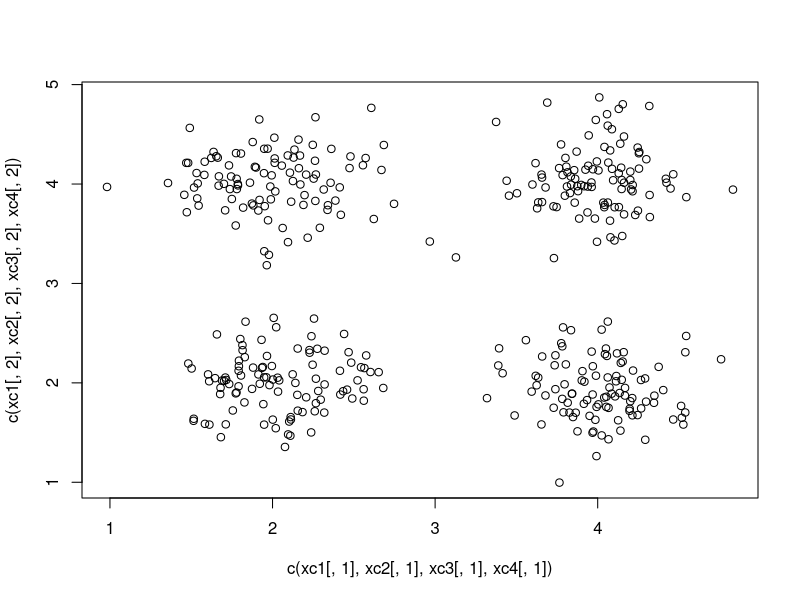
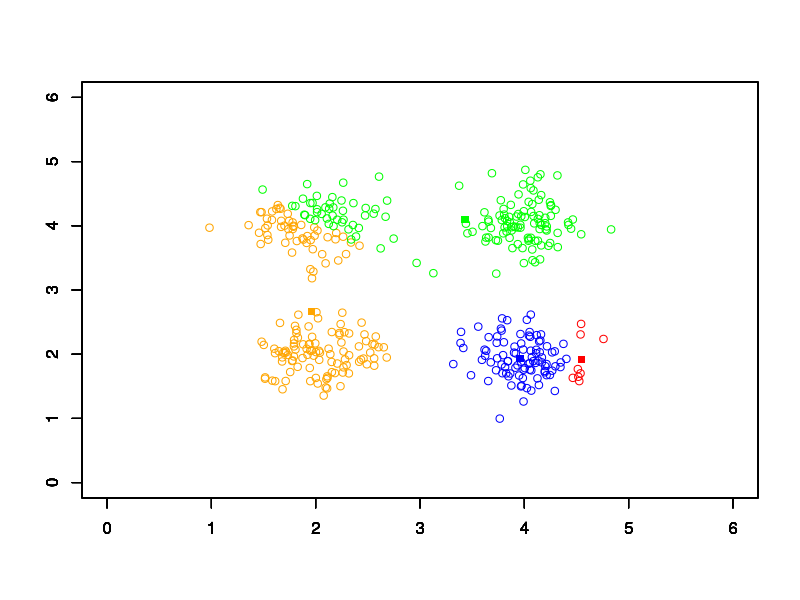

Source code (R) for these figures, in order:
#Universidade Federal de Minas Gerais
#Introducao ao Reconhecimento de Padroes
#Nikolas Dias Magalhaes Fantoni
#AULA 7 - K medias
#2019/2


#Limpando o ambiente
rm(list=ls())

#Funcao de distancia euclidiana
eucdist <- function(x,y){
  sqrt(sum((x-y)^2))
}

#Definindo o numero de clusters
k <- 4

#Criando dados
s1 <- 0.3
s2 <- 0.3
s3 <- 0.3
s4 <- 0.3
nc <- 100
xc1 <- matrix(rnorm( nc*2 ) , ncol=2)*s1 +
  t (matrix( c ( 2 , 2 ) ,nrow=2,ncol=nc ) )
xc2 <- matrix(rnorm( nc*2 ) , ncol=2)*s2 +
  t (matrix( c ( 4 , 4 ) ,nrow=2,ncol=nc ) )
xc3 <- matrix(rnorm( nc*2 ) , ncol=2)*s3 +
  t (matrix( c ( 2 , 4 ) ,nrow=2,ncol=nc ) )
xc4 <- matrix(rnorm( nc*2 ) , ncol=2)*s4 +
  t (matrix( c ( 4 , 2 ) ,nrow=2,ncol=nc ) )
plot(c(xc1[,1], xc2[,1], xc3[,1], xc4[,1]), c(xc1[,2], xc2[,2], xc3[,2], xc4[,2]))

X <- rbind(xc1, xc2, xc3, xc4)
iseq <- sample(length(X[,1]), k)
centroid <- X[iseq,]
oldc <- centroid+1
distnow <- NULL
distancia <- NULL

iteracao <- 0
minimos <- NULL
newc<-NULL

  while(all.equal(newc, centroid) != TRUE){
    iteracao <- iteracao+1
    cat(iteracao,"\n")
    if (iteracao == 100) break
    for (i in 1:length(X[,1])){
     for (j in 1:length(centroid[,1])){
       distnow[j] <- eucdist(X[i,],centroid[j,])
     }
      distancia <- rbind(distancia,distnow)
    }
for (i in 1:400){
minimos[i] <- which(distancia[i,] == min(distancia[i,]))
}
newc <- centroid
for (i in 1:k){
  pos <- NULL
  pos <- which(minimos == i)
  if (!is.null(pos)){
    for (j in 1:length(X[1,])){
      centroid[i,j] <- mean(X[pos,j])
    }
  } else {
    centroid[i] <- X[sample(1:length(X[,1]),1),]
  }
}

}

#Plotando resultados
pronto <- cbind(X,minimos)
classe1 <- pronto[which(pronto[,3] == 1),]
classe2 <- pronto[which(pronto[,3] == 2),]
classe3 <- pronto[which(pronto[,3] == 3),]
classe4 <- pronto[which(pronto[,3] == 4),]

plot(classe1[,1], classe1[,2], col="red",  xlim = c(0,6),ylim = c(0,6),xlab = '' ,ylab= '' )
par(new="T")
plot(classe2[,1], classe2[,2], col="blue",  xlim = c(0,6),ylim = c(0,6),xlab = '' ,ylab= '' )
par(new="T")
plot(classe3[,1], classe3[,2], col="orange",  xlim = c(0,6),ylim = c(0,6),xlab = '' ,ylab= '' )
par(new="T")
plot(classe4[,1], classe4[,2], col="green",  xlim = c(0,6),ylim = c(0,6),xlab = '' ,ylab= '' )
par(new="T")
plot(centroid[1,1], centroid[1,2], col="red",  xlim = c(0,6),ylim = c(0,6),xlab = '' ,ylab= '', pch=15 )
par(new="T")
plot(centroid[2,1], centroid[2,2], col="blue",  xlim = c(0,6),ylim = c(0,6),xlab = '' ,ylab= '', pch=15 )
par(new="T")
plot(centroid[3,1], centroid[3,2], col="orange",  xlim = c(0,6),ylim = c(0,6),xlab = '' ,ylab= '', pch=15 )
par(new="T")
plot(centroid[4,1], centroid[4,2], col="green",  xlim = c(0,6),ylim = c(0,6),xlab = '' ,ylab= '', pch=15 )
